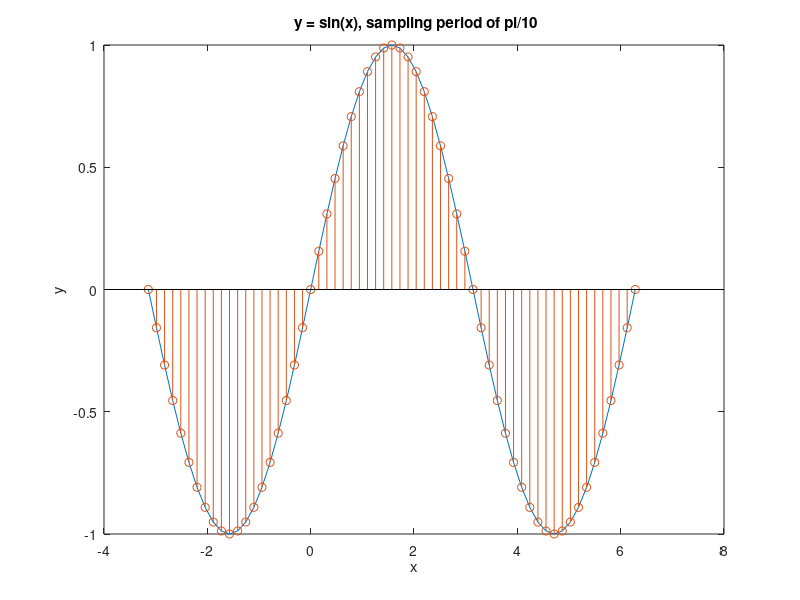
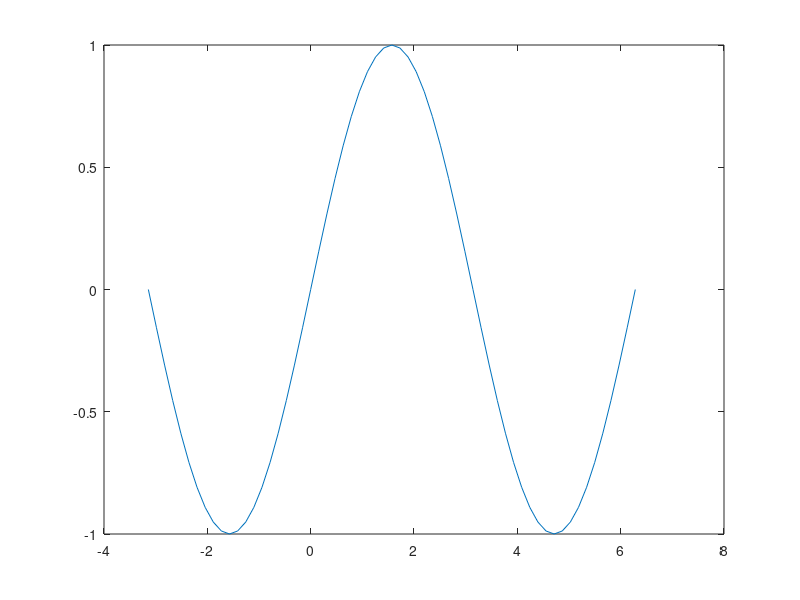

Source code (MATLAB) for these figures, in order: (Note: this script raises an error after producing the figures.)
clc
clear all
close all

%% sampling 

x=-pi:pi/20:2*pi;
y=sin(x);

figure;
plot(x,y);
hold on;
stem(x,y)
xlabel('x');
ylabel('y');
title(' y = sin(x), sampling period of pi/10');

%% quantization
figure;
plot(x,y);
hold on;
L = multithresh(y,14);

% L=[-0.75, -0.25, 0.25, 0.75];
for i=1:length(L)-1
    y(y>L(i)&y<=L(i+1))=L(i);
end
y(y<L(1))=L(1);
y(y>L(end))=L(end);

stem(x,y)
xlabel('x');
ylabel('y');
title(' y = sin(x), sampling period of pi/20, quantization of 14 levels');

%% image sampling


I=imread('cameraman.tif');
figure;
imshow(I);
title('256 X 256');
I=imresize(I,0.5);
figure;
imshow(I);
title('128 X 128');
I=imresize(I,0.5);
figure;
imshow(I);
title('64 X 64');

%% imaage quatization
I=imread('cameraman.tif');
figure;
imshow(I);
thresh = multithresh(I,4);
quant_4 = mat2gray(imquantize(I,thresh));
figure;
imshow(quant_4);
thresh = multithresh(I,2);
quant_2 = mat2gray(imquantize(I,thresh));
figure;
imshow(quant_2);
